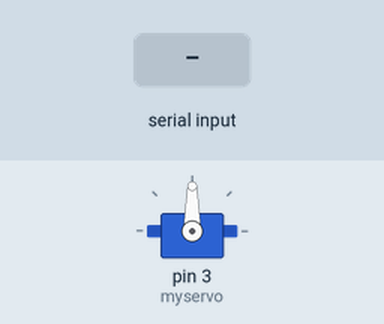
This sketch was run on a simulated Arduino Uno, built with avr-gcc and run on an emulated ATmega328P. On the bench: servo. The test bench sets the inputs (shaded band).

Above: at 1.2 s.
1.3 s: byte 30 received over Serial
At 2.1 s:
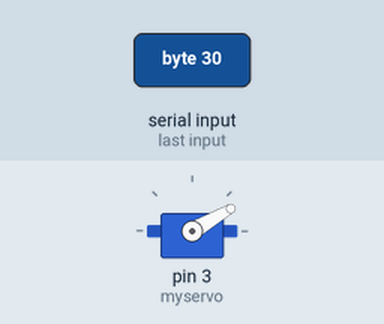
2.8 s: byte 120 received over Serial
At 3.2 s:
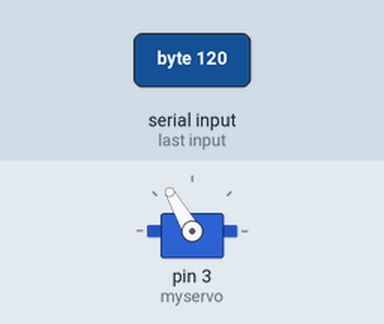
Timing chart, 0 to 5.8 s (numbered marks = the images above; inputs shaded):
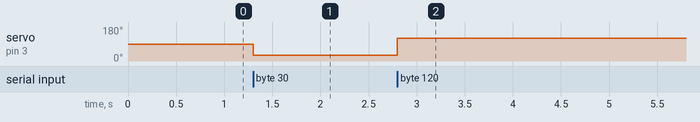

Measured:
- after the input at 1.3 s, servo on pin 3 (myservo): 90° → 30° at once
- after the input at 2.8 s, servo on pin 3 (myservo): 30° → 120° at once

The sketch:

09_servo.ino
```cpp
#include <Servo.h>  // add the servo library to this sketch

Servo myservo;  // create servo object to control a servo

void setup() {

Serial.begin(9600);

myservo.attach(3);  // attaches the servo on pin 3 to the servo object

}

void loop() {

  while (Serial.available() > 0) {
    int val = Serial.read();  // value sent from Max (0-180)
    myservo.write(val);       // sets the servo position
    delay(15);                // waits for the servo to get there

      }
  }
```
